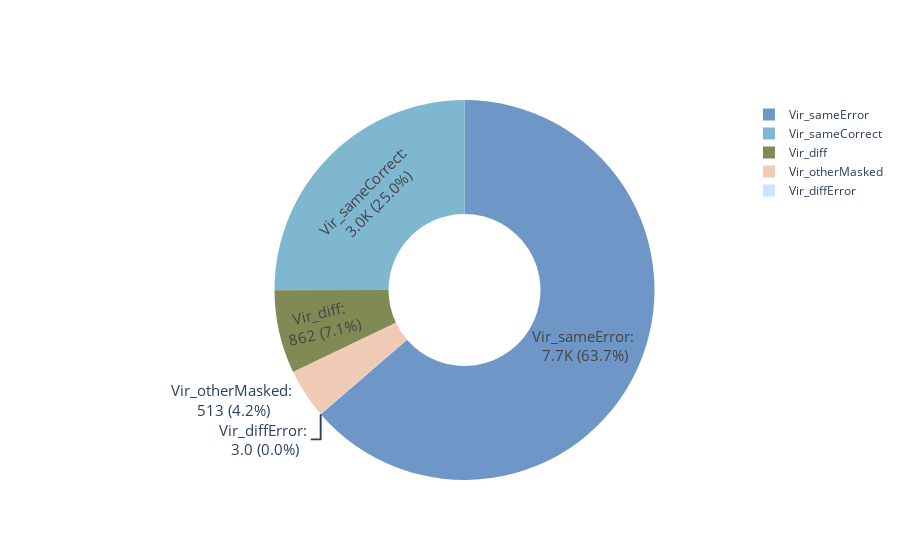

Write notebook code for a chart like this one.
### Code cell
# creat DataFrame
data_VIR_ERR = {'Category': ['Vir_otherMasked',
                         'Vir_sameError',
                         'Vir_sameCorrect',
                         'Vir_diffError',
                         'Vir_diff'],
        'Percentage': [VIR_error_othMasked/VIR_error_both, 
                       VIR_error_sameError/VIR_error_both, 
                       VIR_error_sameCorrect/VIR_error_both, 
                       VIR_error_diffError/VIR_error_both, 
                       VIR_error_diffCorrect/VIR_error_both],
           'Raw_number':formatted_numbers_VIR_ERROR}
df_VIR_ERR_plot = pd.DataFrame(data_VIR_ERR)

colors_ERROR = ['#EFCBB5', '#6E96C7', '#7FB7D1', '#CBE3FF', '#808A54']

### Plot
fig = go.Figure(go.Pie(labels=df_VIR_ERR_plot['Category'], values=df_VIR_ERR_plot['Percentage'], hole=0.4,
                       text=df_VIR_ERR_plot['Category']+': <br>' + df_VIR_ERR_plot['Raw_number'].astype(str),
                       textinfo='percent+text',
                       marker={'colors': colors_ERROR},
                       hovertemplate='%{label}<br>Current percentage: %{percent:.1%}<br>: %{text}',
                       textfont={'size': 15},
                       texttemplate='%{text} (%{percent:.1%})'
                      ))

fig.show()

### Figure 1 — Plotly figure (JSON) as saved in the notebook; plotly's stock layout.template omitted (floating-point values rounded to 4 significant figures)
{"data": [{"hole": 0.4, "hovertemplate": "%{label}<br>Current percentage: %{percent:.1%}<br>: %{text}", "labels": ["Vir_otherMasked", "Vir_sameError", "Vir_sameCorrect", "Vir_diffError", "Vir_diff"], "marker": {"colors": ["#EFCBB5", "#6E96C7", "#7FB7D1", "#CBE3FF", "#808A54"]}, "text": ["Vir_otherMasked: <br>513", "Vir_sameError: <br>7.7K", "Vir_sameCorrect: <br>3.0K", "Vir_diffError: <br>3.0", "Vir_diff: <br>862"], "textfont": {"size": 15}, "textinfo": "percent+text", "texttemplate": "%{text} (%{percent:.1%})", "type": "pie", "values": [0.04217, 0.6366, 0.2502, 0.0002466, 0.07086]}], "layout": {}}
